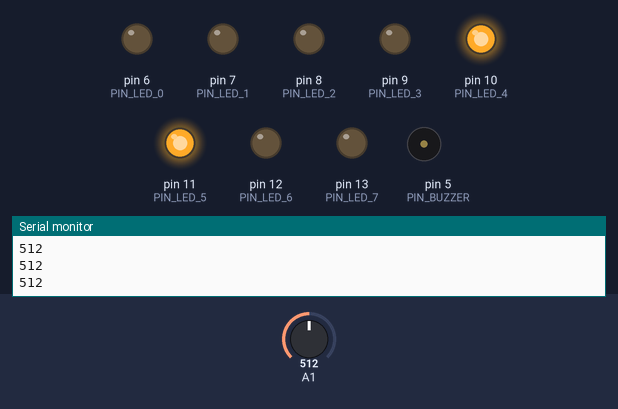
The sketch below on a simulated Arduino Uno, built with avr-gcc and run on an emulated ATmega328P. Shown: output pins drawn as LEDs (lit = HIGH), buzzer (waves = sounding, pin HIGH), the last lines printed to the serial monitor. The test bench sets the inputs (shaded band); at power-on: A1 = 512.

Above: at 1.2 s.
1.3 s: A1 set to 484
At 2.1 s:
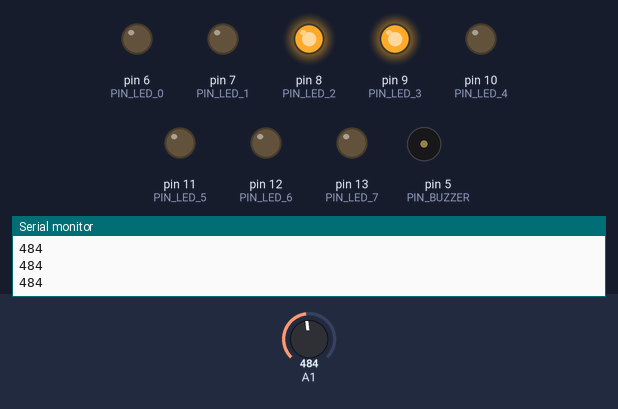
2.8 s: A1 set to 263
4.3 s: A1 set to 242
At 5.5 s:
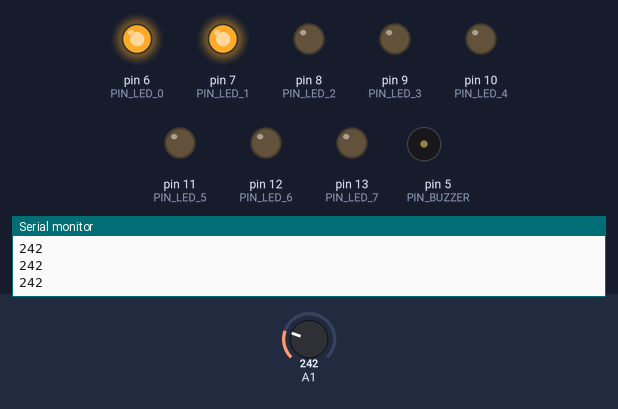
5.8 s: A1 set to 137
7.3 s: A1 set to 115
At 7.9 s:
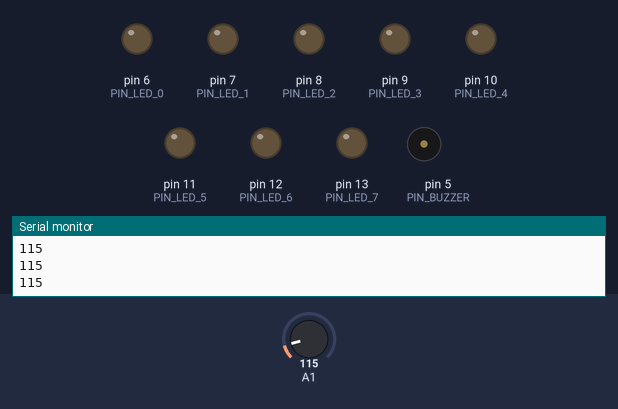
8.8 s: A1 set to 135
At 9.2 s:
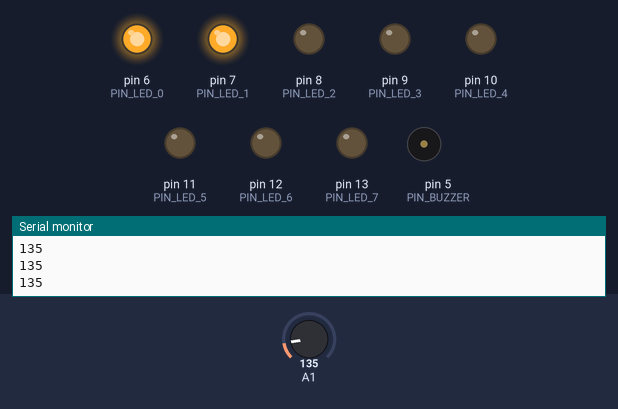
Timing chart, 0 to 11.3 s (numbered marks = the images above; inputs shaded):
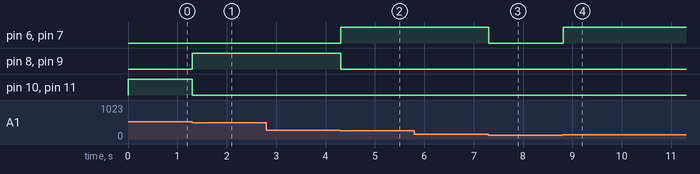

Measured:
- the behaviour switches between 501 and 500 on A1 (found by bisection; images 0 and 1)
- the behaviour switches between 251 and 250 on A1 (found by bisection; images 1 and 2)
- the behaviour switches between 126 and 125 on A1 (found by bisection; images 2 and 3)
- after the input at 1.3 s, pin 8 (PIN_LED_2), pin 9 (PIN_LED_3): LOW → HIGH at once; pin 10 (PIN_LED_4), pin 11 (PIN_LED_5): HIGH → LOW at once
- after the input at 4.3 s, pin 6 (PIN_LED_0), pin 7 (PIN_LED_1): LOW → HIGH at once; pin 8 (PIN_LED_2), pin 9 (PIN_LED_3): HIGH → LOW at once
- after the input at 7.3 s, pin 6 (PIN_LED_0), pin 7 (PIN_LED_1): HIGH → LOW at once
- after the input at 8.8 s, pin 6 (PIN_LED_0), pin 7 (PIN_LED_1): LOW → HIGH at once

The sketch:

PIN_LED_IF_ANALOG.ino
```cpp
/*******************************
 * Nama File : A01_Led_02.ino
 * Menyalakan Led sesuai dengan bacaan tegangan
 *******************************/

const int PIN_LED_0 = 6;
const int PIN_LED_1 = 7;
const int PIN_LED_2 = 8;
const int PIN_LED_3 = 9;
const int PIN_LED_4 = 10;
const int PIN_LED_5 = 11;
const int PIN_LED_6 = 12;
const int PIN_LED_7 = 13;
const int PIN_BUZZER = 5;

void setup() {
  pinMode(PIN_LED_0, OUTPUT);
  pinMode(PIN_LED_1, OUTPUT);
  pinMode(PIN_LED_2, OUTPUT);
  pinMode(PIN_LED_3, OUTPUT);
  pinMode(PIN_LED_4, OUTPUT);
  pinMode(PIN_LED_5, OUTPUT);
  pinMode(PIN_LED_6, OUTPUT);
  pinMode(PIN_LED_7, OUTPUT);
  pinMode(PIN_BUZZER, OUTPUT);
  Serial.begin(9600);
}

void loop() {
  int teg = analogRead(A1);
  Serial.println(teg);

  if (teg >= 0 && teg <= 125) {
    digitalWrite(PIN_LED_0, LOW);
    digitalWrite(PIN_LED_1, LOW);
    digitalWrite(PIN_LED_2, LOW);
    digitalWrite(PIN_LED_3, LOW);
    digitalWrite(PIN_LED_4, LOW);
    digitalWrite(PIN_LED_5, LOW);
    digitalWrite(PIN_LED_6, LOW);
    digitalWrite(PIN_LED_7, LOW);
    digitalWrite(PIN_BUZZER,LOW);
  }

  if (teg >= 126 && teg <= 250) {
    digitalWrite(PIN_LED_0, HIGH);
    digitalWrite(PIN_LED_1, HIGH);
    digitalWrite(PIN_LED_2, LOW);
    digitalWrite(PIN_LED_3, LOW);
    digitalWrite(PIN_LED_4, LOW);
    digitalWrite(PIN_LED_5, LOW);
    digitalWrite(PIN_LED_6, LOW);
    digitalWrite(PIN_LED_7, LOW);
    digitalWrite(PIN_BUZZER,LOW);
  }

  if (teg >= 251 && teg <= 500) {
    digitalWrite(PIN_LED_0, LOW);
    digitalWrite(PIN_LED_1, LOW);
    digitalWrite(PIN_LED_2, HIGH);
    digitalWrite(PIN_LED_3, HIGH);
    digitalWrite(PIN_LED_4, LOW);
    digitalWrite(PIN_LED_5, LOW);
    digitalWrite(PIN_LED_6, LOW);
    digitalWrite(PIN_LED_7, LOW);
    digitalWrite(PIN_BUZZER,LOW);
  }

  if (teg >= 501 && teg <= 750) {
    digitalWrite(PIN_LED_0, LOW);
    digitalWrite(PIN_LED_1, LOW);
    digitalWrite(PIN_LED_2, LOW);
    digitalWrite(PIN_LED_3, LOW);
    digitalWrite(PIN_LED_4, HIGH);
    digitalWrite(PIN_LED_5, HIGH);
    digitalWrite(PIN_LED_6, LOW);
    digitalWrite(PIN_LED_7, LOW);
    digitalWrite(PIN_BUZZER,LOW);
 }

  if (teg >= 751 && teg <= 1000) {
    digitalWrite(PIN_LED_0, LOW);
    digitalWrite(PIN_LED_1, LOW);
    digitalWrite(PIN_LED_2, LOW);
    digitalWrite(PIN_LED_3, LOW);
    digitalWrite(PIN_LED_4, LOW);
    digitalWrite(PIN_LED_5, LOW);
    digitalWrite(PIN_LED_6, HIGH);
    digitalWrite(PIN_LED_7, HIGH);
    digitalWrite(PIN_BUZZER,LOW);
  }
    if (teg >= 1001 && teg <= 1023) {
    digitalWrite(PIN_LED_0, LOW);
    digitalWrite(PIN_LED_1, LOW);
    digitalWrite(PIN_LED_2, LOW);
    digitalWrite(PIN_LED_3, LOW);
    digitalWrite(PIN_LED_4, LOW);
    digitalWrite(PIN_LED_5, LOW);
    digitalWrite(PIN_LED_6, LOW);
    digitalWrite(PIN_LED_7, LOW);
    digitalWrite(PIN_BUZZER,HIGH);

    }
}
```
